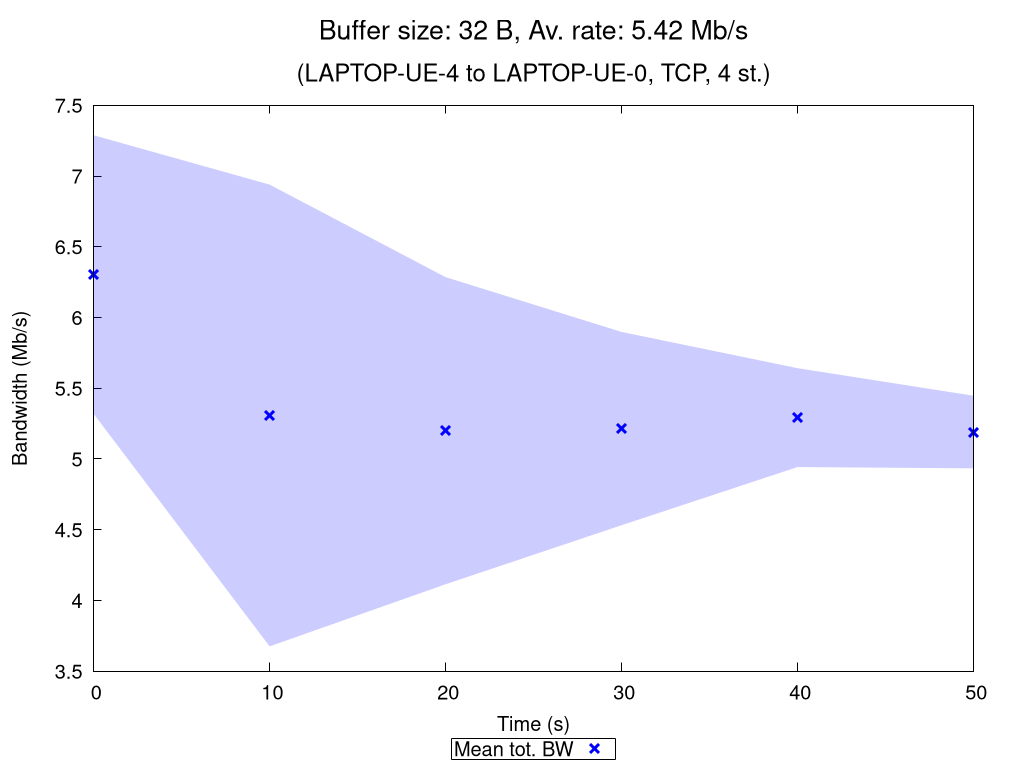

The gnuplot source for this figure:
set terminal pngcairo nocrop enhanced size 1024,768 font "Verdana,15"
set output "TCP_4_st_2020_10_18_08-18-25_two2one_00032B.png"

set title "{/=20 Buffer size: 32 B, Av. rate: 5.42 Mb/s}\n\n{/=18 (LAPTOP-UE-4 to LAPTOP-UE-0, TCP, 4 st.)}"

set xlabel "Time (s)"
set ylabel "Bandwidth (Mb/s)"
set ytics nomirror
set key bmargin center horizontal box samplen 1 width -1
set bmargin 4.6
set rmargin 4.5

rf = 1000000.0  # rate factor
set style fill transparent solid 0.2 noborder
set autoscale xfix
plot "TCP_4_st_2020_10_18_08-18-25_two2one_00032B_iperf_processed.dat" using 1:($2/rf-$3/rf):($2/rf+$3/rf) with filledcurves lc rgb "blue" notitle, \
     "" using 1:($2/rf) with points pt 2 ps 1.5 lw 3 lc rgb "blue" title "Mean tot. BW", \
